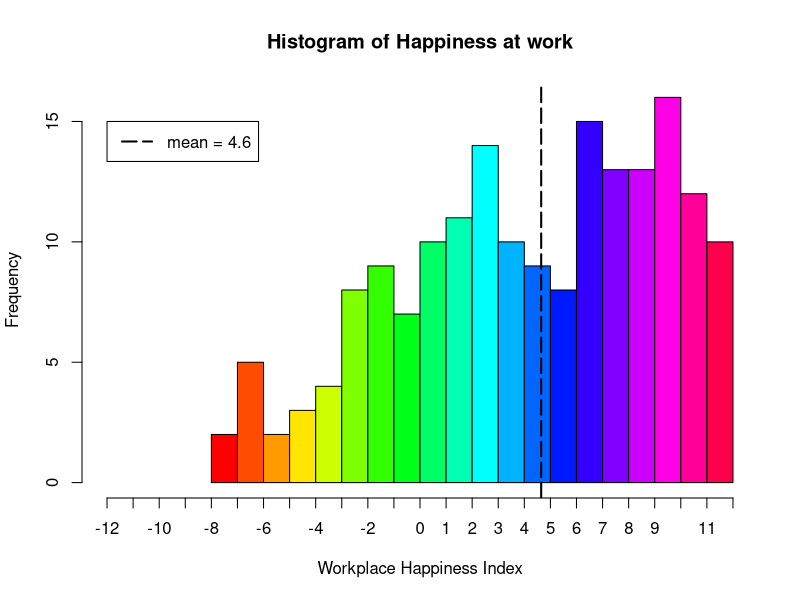
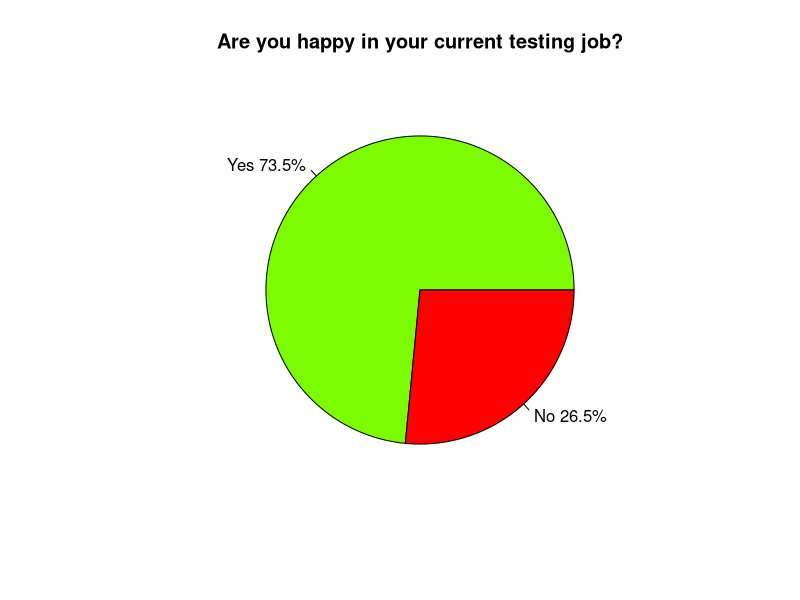
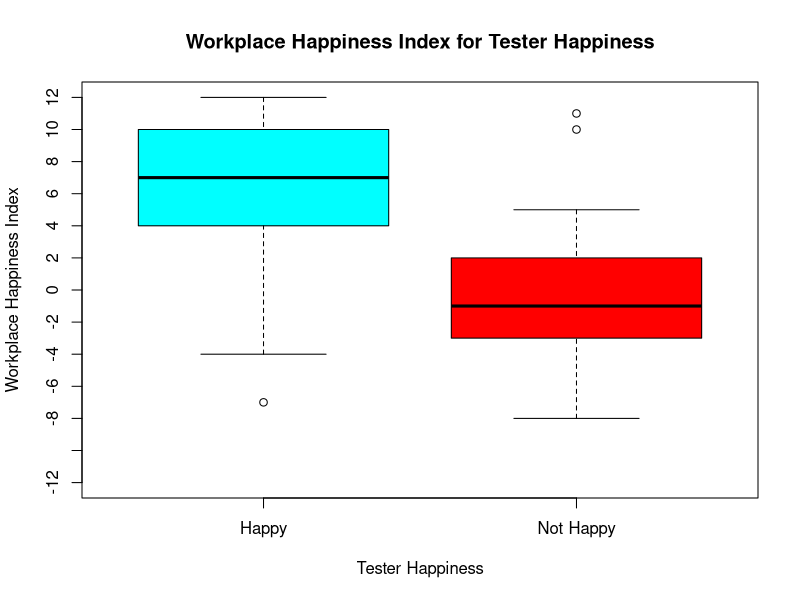
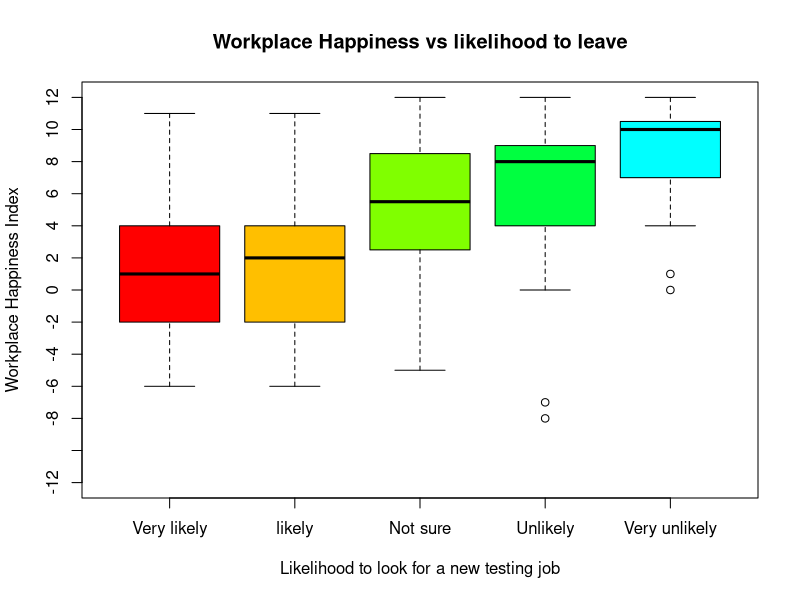
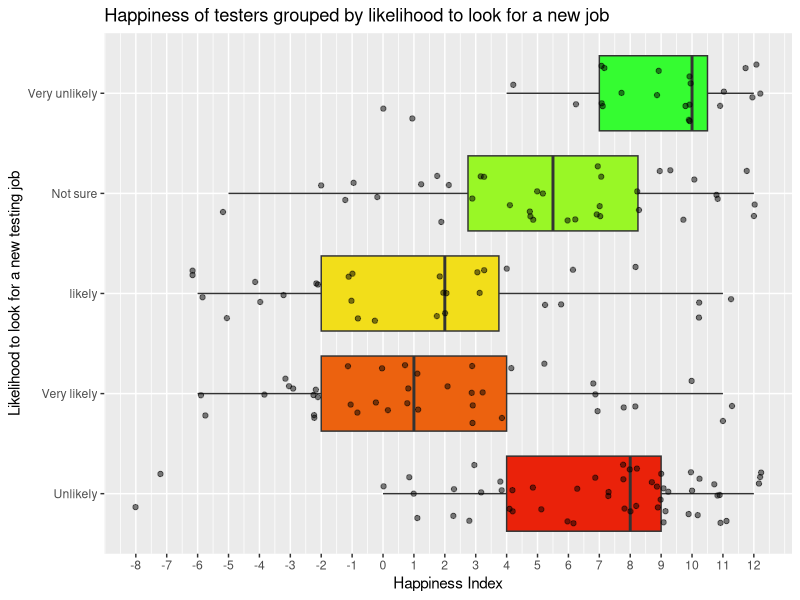
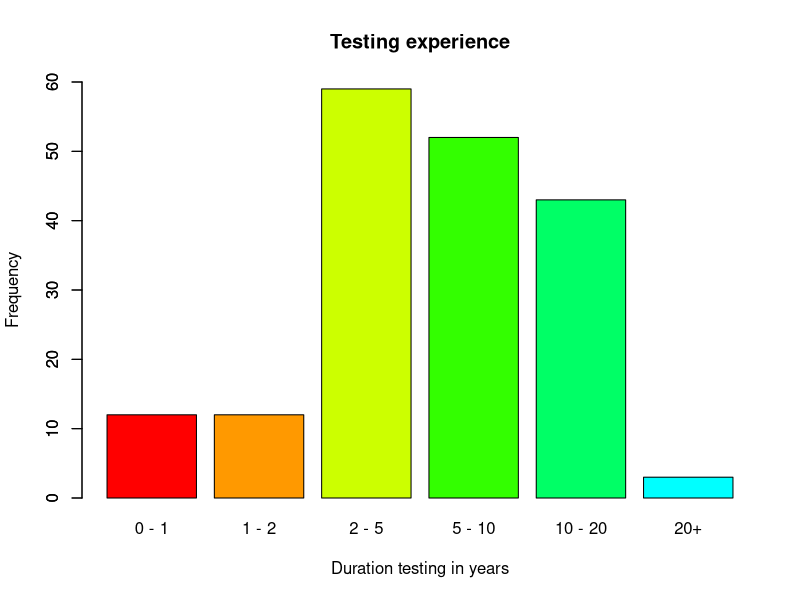
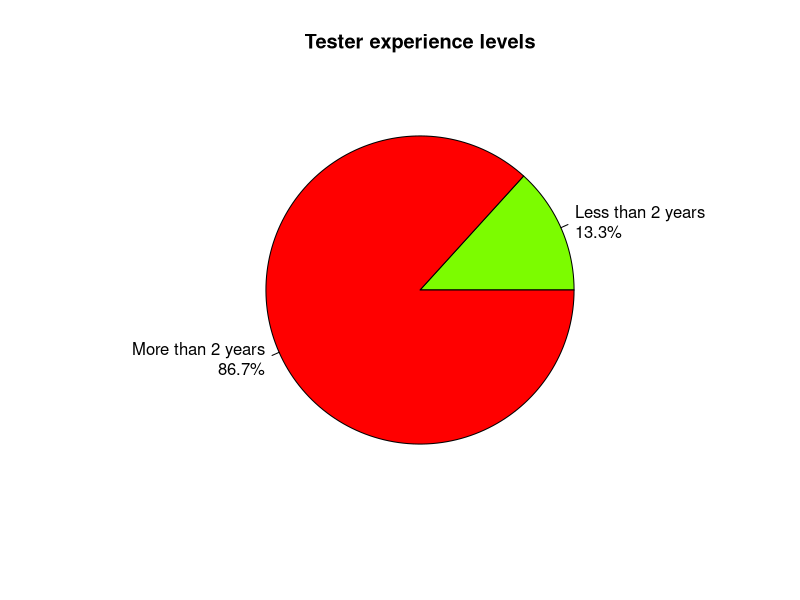

Recreate these plots in R, in order.
# Survey response analysis
# 2016 Rosie Hamilton 
# testingfuntime.blogspot.co.uk

#install ggplot2 & dependencies
#install.packages("ggplot2")
#install.packages("plyr")
#install.packages("scales")
#install.packages("tibble")

#import ggplot2
library(ggplot2)

# Set working dir
 setwd ("/Dev/Git/tester_survey")
#setwd("~/git/tester_survey")

# Read in data
mydata <- read.csv("survey_results_raw.csv", 
                   header = TRUE, sep =",")

###################################################

# Section 1 - Why is it difficult to hire testers

###################################################

# Make an index of all the people which currently work in testing
# People that currently do not work in testing have been excluded 
Current_testers <- which(mydata[,2] == "Yes")

#Apply this index to the data
mydata <- mydata[Current_testers,]

# Total number of testers analysed 
nrow(mydata)

# Create a sub set of columns 30-53, these are true/false responses to positive and negative questions
# And also convert this sub set of true/false answers to logical vectors
HappyData <- apply(mydata[,30:53], 2, as.logical)

# Make a vector index of positive questions
pos_index <- c(1, 2, 4, 7, 8, 10, 11, 12, 14, 15, 20, 21)

# Make a vector index of negative questions
neg_index <- c(3, 5, 6, 9, 13, 16, 17, 18, 19, 22, 23, 24)

# Positive questions score +1 for each True answer, pos_score is a vector of scores from 0 to +12 
pos_score <- rowSums(HappyData[,pos_index])

# Negative questions score -1 for each True answer, neg_score is a vector of scores from 0 to -12  
neg_score <- -rowSums(HappyData[,neg_index])

# Add negative and positive scores to make the final score named Happiness Index
# The happiness index is a reflection of how positive or negative a job is
WorkplaceHappinessIndex <- pos_score+neg_score

# Summary stats
summary(WorkplaceHappinessIndex)

# Count how many testers work in places with a maximum score on the Workplace Happiness Index
BestWorkplaces <- which(WorkplaceHappinessIndex == "12")

# Convert this to a percentage
round (length(BestWorkplaces) / length(WorkplaceHappinessIndex) * 100, digits = 1)

# Plot a Histogram of Workplace Happiness
breaks <- c(min(WorkplaceHappinessIndex):max(WorkplaceHappinessIndex))
hist(WorkplaceHappinessIndex, 
     breaks = breaks,
     xlim = c(-12,12),
     xlab = "Workplace Happiness Index",
     col = rainbow(20),
     xaxt = "n",
     main = "Histogram of Happiness at work"
)
axis(1, at = seq(-12, 12, by = 1))
abline(v = mean(WorkplaceHappinessIndex), col = "black", lty = 5, lwd = 2)
legend(-12,15,
       legend=paste0("mean = ", round(mean(WorkplaceHappinessIndex), digits=1)), 
       col = "black", 
       lty = 5, 
       lwd = 2
)


# Make a new dataframe to work with where all the true false question are replaced by Workplace Happiness Index
mydata2 <- cbind(mydata[,1:29],WorkplaceHappinessIndex)

# Tester happiness compared to workplace happiness index
# Create an index of all the testers that say they are happy 
Happy <- which(mydata2[,8] == "Yes")
# Create an index of all the testers that say they are not happy
Not_Happy <- which(mydata2[,8] == "No")

# Make a vector containing total numbers of Happy and Not Happy testers
HappyYesNo <- c(length(Happy), length(Not_Happy)) 
# Generate labels for pie chart containing % of Happy and Not Happy
pielabels <- c("Yes", "No")
percent <- round(HappyYesNo/sum(HappyYesNo)* 100, digits = 1)
pielabels <- paste(pielabels, percent)    
pielabels <- paste(pielabels, "%", sep="")

#Plot a pie chart of Happy vs Not Happy testers
pie(HappyYesNo, labels = pielabels, col = c("lawngreen", "red"), main = "Are you happy in your current testing job?")


#Look for pattern between testers saying they are happy or not and workplace happiness index

# Padding is needed to prevent vector recycling 
# find out the difference between number of people that are happy and not happy
to_pad <- length(WorkplaceHappinessIndex[Happy]) - length(WorkplaceHappinessIndex[Not_Happy])
# now use rep to pad out the Not Happy vector with missing NA values until it is the same length as the happy vector
# join two columns together for workplace happiness index of happy and not happy people 
HappyData <- cbind(WorkplaceHappinessIndex[Happy],c(WorkplaceHappinessIndex[Not_Happy],rep(NA, to_pad)))

#check the median values for happy and not happy groups

median(WorkplaceHappinessIndex[Happy])
median(WorkplaceHappinessIndex[Not_Happy])

# Fix Column Names on this HappyData
colnames(HappyData) <- c("Happy", "Not Happy")

# Summary
summary(HappyData)

# Now box plot the workplace happiness index against testers happiness
boxplot(HappyData, 
        col = c("cyan", "red"), 
        xlab = "Tester Happiness",
        ylab = "Workplace Happiness Index",
        ylim=c(-12,12), 
        yaxt = "n", 
        main = 'Workplace Happiness Index for Tester Happiness')
axis(2, at = seq(-12, 12, by = 2))


# Look at workplace happiness index for groups of testers based on how likely they are to look for a new testing job
# Create indexes first
VL <- which(mydata2[,9] == "Very Likely")
L <- which(mydata2[,9] == "Likely")
N <- which(mydata2[,9] == "Not sure")
U <- which(mydata2[,9] == "Unlikely")
VU <- which(mydata2[,9] == "Very unlikely")

# Find the largest group
length(VL)
length(L)
length(N)
length(U)
length(VU)

# The largest group is the "unlikely" group

# Prevent vector recycling by padding all the groups so they are the same size as the unlikely group 
# Find out how much padding needs to be added
(pad_VL <- length(U) - length(VL))
(pad_L <- length(U) - length(L))
(pad_N <- length(U) - length(N))
(pad_U <- length(U) - length(U))
(pad_VU <- length(U) - length(VU))


# Use rep function to pad out with the missing value NA, index this against worplace happiness index
# Then bind this data into a new dataframe
leave_testing <- cbind(c(WorkplaceHappinessIndex[VL], rep(NA, pad_VL)),
                       c(WorkplaceHappinessIndex[L], rep(NA, pad_L)),
                       c(WorkplaceHappinessIndex[N], rep(NA, pad_N)),
                       c(WorkplaceHappinessIndex[U],  rep(NA, pad_U)),
                       c(WorkplaceHappinessIndex[VU], rep(NA, pad_VU)))

# Fix column names
colnames(leave_testing) <- c("Very likely", "likely", "Not sure", "Unlikely", "Very unlikely")

#Median values
median(WorkplaceHappinessIndex[VL])
median(WorkplaceHappinessIndex[L])
median(WorkplaceHappinessIndex[N])
median(WorkplaceHappinessIndex[U])
median(WorkplaceHappinessIndex[VU])

# Box plox the groups of testers by likelihood to look for a new testing job against workplace happiness index

boxplot(leave_testing, 
        #col = c("coral2","chocolate1","darkgoldenrod1","darkolivegreen1","chartreuse4"), 
        col = rainbow(8),
        xlab = "Likelihood to look for a new testing job",
        ylab = "Workplace Happiness Index",
        ylim=c(-12,12), 
        yaxt = "n",
        main = "Workplace Happiness vs likelihood to leave"
        )
axis(2, at = seq(-12, 12, by = 2))

# ggplot 2
# transform the leave_testing matrix into a dataframe so can plot it with ggplot2
dfleave <- stack(as.data.frame(leave_testing))


# change the order of thefactor levels by specifying order explicity


dfleave$ind

#Levels keep being sorted alphabetically which is no good for plots
levels(dfleave$ind)  # shows the levels are "likely", "Not sure", "Unlikely", "Very likely", "Very unlikely"

# To reorder the levels use factor() and specify a new order
dfleave$ind <- factor(dfleave$ind,levels(dfleave$ind)[c(4,1,2,3,5)])



#plot in ggplot2
p <- ggplot(dfleave, aes(factor(ind),values))
p + geom_boxplot(outlier.shape = NA, aes(fill = ind)) + 
  coord_flip() + 
  ggtitle("Happiness of testers grouped by likelihood to look for a new job") +
  labs(x = "Likelihood to look for a new testing job", y = "Happiness Index") +
  guides(fill=FALSE) +
  scale_y_continuous(breaks = c(-8,-7,-6,-5,-4,-3,-2,-1,0,1,2,3,4,5,6,7,8,9,10,11,12))+
  scale_fill_manual(values=c("#EA220A", "#EC620F", "#F2DE1A","#99F726","#35FC31")) +
  geom_jitter(colour ="black", alpha =0.5, width = 0.3, height = 0.3)



# Make some plots of how long people have worked in testing

# Create indexes first
lessthanone <- which(mydata2[,14] == "less than a year")
onetotwo <- which(mydata2[,14] == "1 - 2 years")
twotofive <- which(mydata2[,14] == "2 - 5 years")
fivetoten <- which(mydata2[,14] == "5 - 10 years")
tentotwenty <- which(mydata2[,14] == "10 - 20 years")
twentyplus <- which(mydata2[,14] == "More than 20 years")

table(mydata2[,14])

LTO <- length(lessthanone)
OTT <- length(onetotwo)
TTF <- length(twotofive)
FTT <- length(fivetoten)
TTT <- length(tentotwenty)
TP <- length(twentyplus)

plotcolnames <- c("0 - 1", "1 - 2", "2 - 5", "5 - 10", "10 - 20", "20+") 

barplot(c(LTO, OTT, TTF, FTT, TTT, TP ), 
        space = NULL, 
        names.arg = plotcolnames,
        col = rainbow(10), 
        ylim = c(0,60),
        xlab="Duration testing in years", 
        ylab="Frequency",
        main="Testing experience"
        )
axis(2,at=seq(0,60,10))


#add up all the testers with less than 2 years experience
lessthantwoyears <- LTO + OTT

#add up all the testers with more than 2 years experience
morethantwoyears <- TTF + FTT + TTT + TP

# Make a vector containing less than and more than 2 years experience
experience <- c(lessthantwoyears, morethantwoyears) 
# Generate labels for a pie chart containing % of lessthan and morethan
pielabels <- c("Less than 2 years", "More than 2 years")
percent <- round(experience/sum(experience)* 100, digits = 1)
pielabels <- paste0(pielabels, "\n", percent)    
pielabels <- paste(pielabels, "%", sep="")

#Plot a pie chart of two years experience
pie(experience, 
    labels = pielabels, 
    col = c("lawngreen", "red"), 
    main = "Tester experience levels",
    cex = 1)

